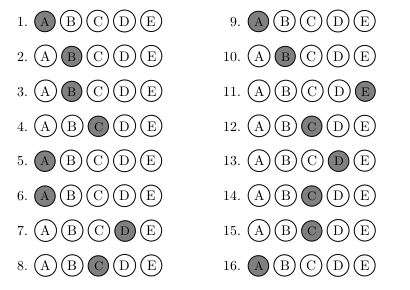
#> input picture exam_mc.png, 410 x 290 px
$ python scan.py   (older library calls are emulated)
#> lines starting #> are read from the running program, lines starting #| are printed output that depends on the picture; after the words box and inside, x2 and y2 are one past the last pixel; in counts of white or black regions, pixels touching at a corner belong together
import cv2
import imutils
import argparse
import numpy as np
from PIL import Image
from imutils import contours

# img = Image.open("exam.png")
# # dimensions = (start_x, start_y, end_x, end_y)
# dimensions = (220, 530, 630, 820)
# img2 = img.crop(dimensions)
# img2.save("exam_mc.png")

# define the answer key which maps the question number
# to the correct answer
ANSWER_KEY = {
        0: 1,
        1: 4,
        2: 0,
        3: 3,
        4: 1,
        5: 1,
        6: 1,
        7: 4,
        8: 0,
        9: 3,
        10: 1,
        11: 0,
        12: 2,
        13: 2,
        14: 0,
        15: 3,
        16: 1,
        17: 4,
        18: 3,
        }

image = cv2.imread("exam_mc.png")
#> image is the input picture: shape (290, 410, 3); min 0, max 255, mean 234.2
gray = cv2.cvtColor(image, cv2.COLOR_BGR2GRAY)
blurred = cv2.GaussianBlur(gray, (5, 5), 0)
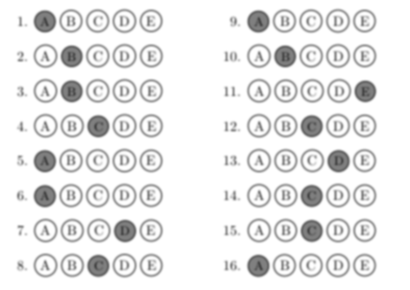
#> blurred: shape (290, 410); min 71, max 255, mean 234.2
edged = cv2.Canny(blurred, 75, 200)
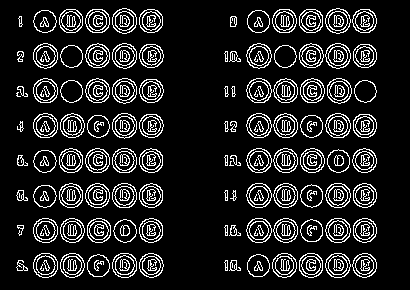
#> edged: shape (290, 410); 13.3% white in thin lines or dots, all inside (x1, y1, x2, y2) = (16, 8, 377, 278)
# cv2.imwrite('output.png',edged)

# find contours in the edge map, then initialize
# the contour that corresponds to the document
cnts = cv2.findContours(edged.copy(), cv2.RETR_EXTERNAL,
        cv2.CHAIN_APPROX_SIMPLE)
#> cnts = 105 contours, 5 with area under 20; largest, box (x1, y1, x2, y2) and area: (325, 43, 351, 69) 488, (325, 8, 351, 34) 487, (325, 113, 351, 138) 480, (112, 113, 137, 139) 480, (112, 78, 137, 104) 480
cnts = cnts[0] if imutils.is_cv2() else cnts[1]

# apply Otsu's thresholding method to binarize the warped
# piece of paper
thresh = cv2.threshold(gray, 0, 255,
        cv2.THRESH_BINARY_INV | cv2.THRESH_OTSU)[1]
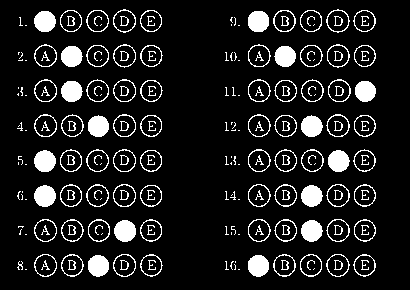
#> thresh: shape (290, 410); 11.8% white; 214 white regions (69 under 20 px)
# cv2.imwrite('output.png',thresh)

# find contours in the thresholded image, then initialize
# the list of contours that correspond to questions
cnts = cv2.findContours(thresh.copy(), cv2.RETR_EXTERNAL,
        cv2.CHAIN_APPROX_SIMPLE)
#> cnts = 139 contours, 59 with area under 20; largest, box (x1, y1, x2, y2) and area: (113, 184, 136, 207) 394, (326, 9, 350, 33) 393, (113, 254, 136, 277) 391, (327, 44, 350, 68) 391, (326, 114, 350, 137) 390
cnts = cnts[0] if imutils.is_cv2() else cnts[1]
questionCnts = []

# loop over the contours
for c in cnts:
        # compute the bounding box of the contour, then use the
        # bounding box to derive the aspect ratio
        (x, y, w, h) = cv2.boundingRect(c)
        ar = w / float(h)

        # in order to label the contour as a question, region
        # should be sufficiently wide, sufficiently tall, and
        # have an aspect ratio approximately equal to 1
        if w >= 20 and h >= 20 and ar >= 0.9 and ar <= 1.1:
                questionCnts.append(c)
#> this loop made 139 passes
#> (x, y, w, h, ar) on passes 3, 5, 6, 7, 8, 9, 10, 11, 12, 13, 14, 15: (234, 264, 2, 6, 0.333), (230, 261, 4, 9, 0.444), (225, 261, 4, 9, 0.444), (17, 261, 6, 9, 0.667), (248, 255, 21, 22, 0.955), (88, 255, 21, 22, 0.955), (353, 254, 23, 23, 1), (326, 254, 24, 23, 1.04), (300, 254, 22, 23, 0.957), (273, 254, 23, 23, 1), (140, 254, 23, 23, 1), (113, 254, 23, 23, 1)
#> (c, x, y, w, h, ar) on passes 1, 2, 4, 18, 19, 20: ([[238, 269], [239, 269]], 238, 269, 2, 1, 2), ([[25, 269], [26, 269]], 25, 269, 2, 1, 2), ([[235, 261], [235, 262]], 235, 261, 1, 2, 0.5), ([[238, 234], [239, 234]], 238, 234, 2, 1, 2), ([[25, 234], [26, 234]], 25, 234, 2, 1, 2), ([[231, 232], [231, 234]], 231, 232, 1, 3, 0.333)
#> after the loop, questionCnts = 80 contours; largest, box (x1, y1, x2, y2) and area: (113, 184, 136, 207) 394, (326, 9, 350, 33) 393, (113, 254, 136, 277) 391, (327, 44, 350, 68) 391, (326, 114, 350, 137) 390

# sort the question contours top-to-bottom, then initialize
# the total number of correct answers
questionCnts = contours.sort_contours(questionCnts,
        method="top-to-bottom")[0]
#> questionCnts = 80 contours; largest, box (x1, y1, x2, y2) and area: (113, 184, 136, 207) 394, (326, 9, 350, 33) 393, (327, 44, 350, 68) 391, (113, 254, 136, 277) 391, (326, 114, 350, 137) 390
correct = 0

# each question has 5 possible answers, to loop over the
# question in batches of 5
for (q, i) in enumerate(np.arange(0, len(questionCnts), 5)):
        # sort the contours for the current question from
        # left to right, then initialize the index of the
        # bubbled answer
        cnts = contours.sort_contours(questionCnts[i:i + 5])[0]
        bubbled = None
        	# loop over the sorted contours

        for (j, c) in enumerate(cnts):
                # construct a mask that reveals only the current
                # "bubble" for the question
                mask = np.zeros(thresh.shape, dtype="uint8")
                cv2.drawContours(mask, [c], -1, 255, -1)

                # apply the mask to the thresholded image, then
                # count the number of non-zero pixels in the
                # bubble area
                mask = cv2.bitwise_and(thresh, thresh, mask=mask)
                total = cv2.countNonZero(mask)

                # if the current total has a larger number of total
                # non-zero pixels, then we are examining the currently
                # bubbled-in answer
                if bubbled is None or total > bubbled[0]:
                        bubbled = (total, j)

                # initialize the contour color and the index of the
                # *correct* answer
                color = (0, 0, 255)
                k = ANSWER_KEY[q]

                # check to see if the bubbled answer is correct
                if k == bubbled[1]:
                        color = (0, 255, 0)
                        correct += 1

                # draw the outline of the correct answer on the test
                cv2.drawContours(image, [cnts[k]], -1, color, 3)
#> this loop made 16 passes
#> i on passes 1 to 12: 0, 5, 10, 15, 20, 25, 30, 35, 40, 45, 50, 55
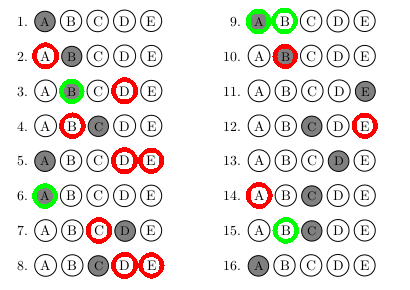
#> image: shape (290, 410, 3); 4.12% of pixels changed, all inside (x1, y1, x2, y2) = (32, 8, 378, 279)
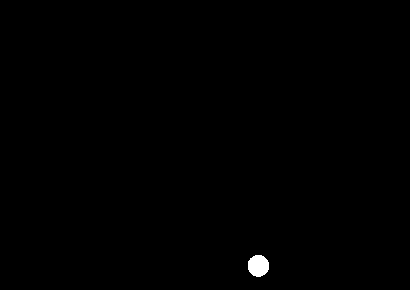
#> mask: shape (290, 410); 0.31% white; 1 white region, box (x1, y1, x2, y2) and area: (248, 255, 269, 277) 369
#> after the loop, correct = 25

print(len(cnts))
#| 5
contoured = cv2.drawContours(thresh, questionCnts[0:5], -1, (128,155,0), 3)
cv2.imwrite('output.png',image)
# print(questionCnts[0])

$ run again, with exam.png copied over exam_mc.png
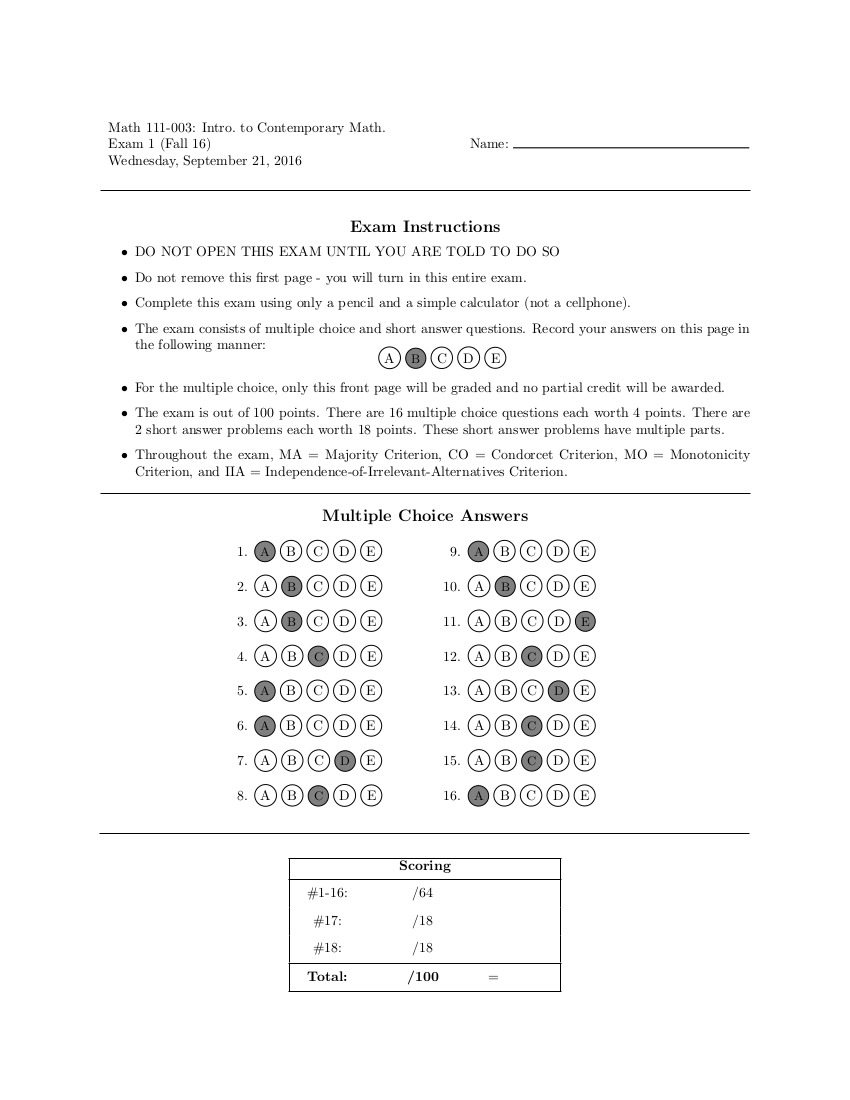
#> input picture exam.png, 850 x 1100 px
#> image is the input picture: shape (1100, 850, 3); min 0, max 255, mean 248.1
#> `edged = cv2.Canny(blurred, 75, 200)`:
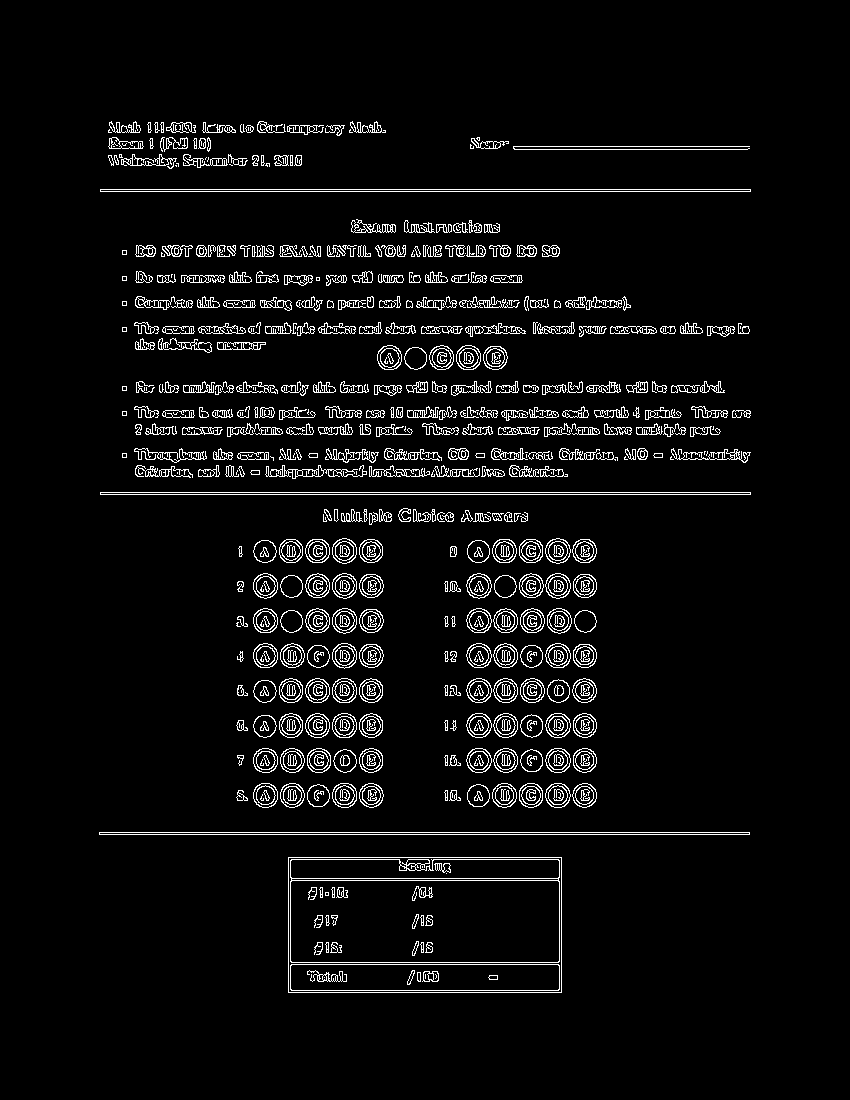
#> edged: shape (1100, 850); 5% white in thin lines or dots, all inside (x1, y1, x2, y2) = (99, 121, 751, 993)
#> `cnts = cv2.findContours(edged.copy(), cv2.RETR_EXTERNAL, cv2.CHAIN_APP..`: cnts = 418 contours, 101 with area under 20; largest, box (x1, y1, x2, y2) and area: (288, 857, 562, 993) 36855, (99, 832, 750, 835) 1300, (100, 492, 751, 495) 1300, (100, 189, 751, 192) 1300, (545, 573, 571, 599) 488
#> thresh: shape (1100, 850); 3.8% white in thin lines or dots, all inside (x1, y1, x2, y2) = (99, 122, 751, 992)
#> `cnts = cv2.findContours(thresh.copy(), cv2.RETR_EXTERNAL, cv2.CHAIN_AP..`: cnts = 1473 contours, 1357 with area under 20; largest, box (x1, y1, x2, y2) and area: (288, 858, 562, 992) 36049, (333, 714, 356, 737) 393, (546, 539, 570, 563) 393, (333, 784, 356, 807) 391, (547, 574, 570, 598) 391
#> the loop `for c in cnts:` made 1473 passes
#> (x, y, w, h, ar) on passes 1, 5, 7: (288, 858, 274, 134, 2.04), (454, 794, 2, 6, 0.333), (450, 791, 4, 9, 0.444)
#> after the loop `for c in cnts:`: questionCnts = 85 contours; largest, box (x1, y1, x2, y2) and area: (333, 714, 356, 737) 393, (546, 539, 570, 563) 393, (333, 784, 356, 807) 391, (547, 574, 570, 598) 391, (546, 644, 570, 667) 390
#> `questionCnts = contours.sort_contours(questionCnts, method="top-to-bot..`: questionCnts = 85 contours; largest, box (x1, y1, x2, y2) and area: (546, 539, 570, 563) 393, (333, 714, 356, 737) 393, (547, 574, 570, 598) 391, (333, 784, 356, 807) 391, (546, 644, 570, 667) 390
#> the loop `for (q, i) in enumerate(np.arange(0, len(questionCnts), 5)):` made 17 passes
#> i on passes 1 to 8: 0, 5, 10, 15, 20, 25, 30, 35
#> after the loop `for (q, i) in enumerate(np.arange(0, len(questionCnts), 5)):`:
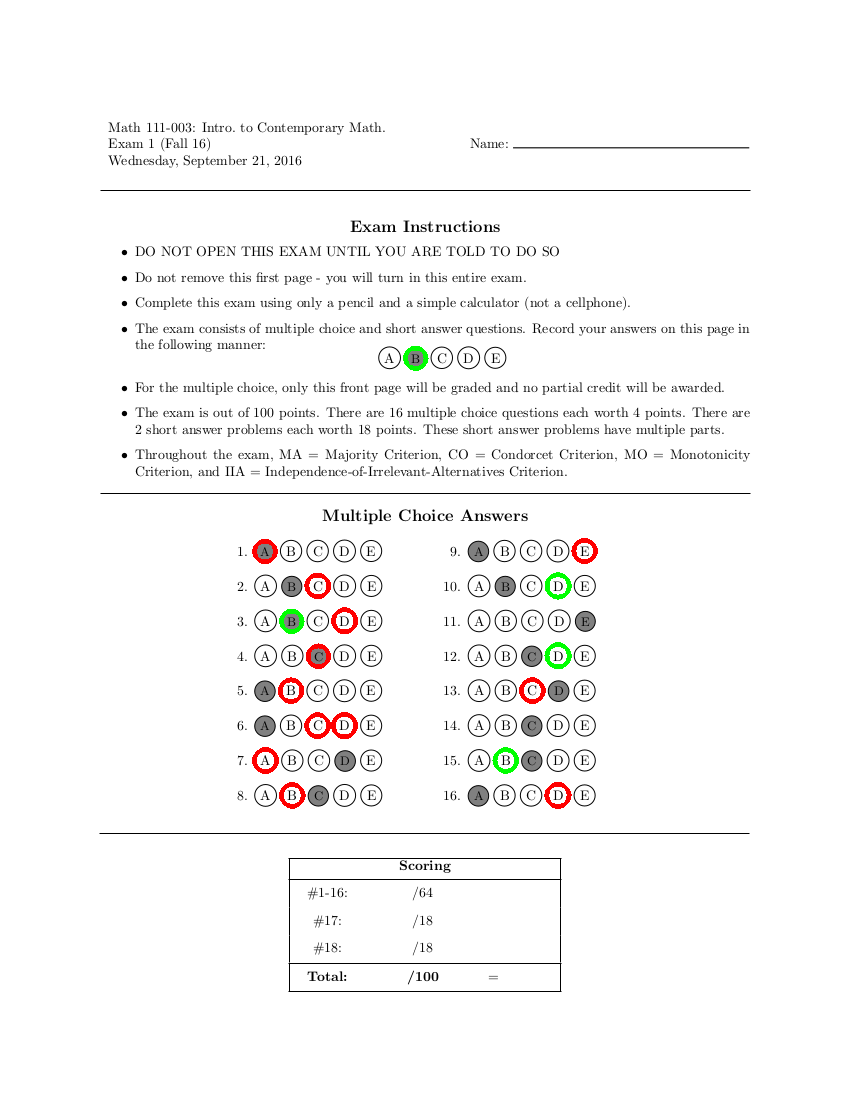
#> image: shape (1100, 850, 3); 0.56% of pixels changed, all inside (x1, y1, x2, y2) = (252, 346, 598, 809)
#> after the loop `for (q, i) in enumerate(np.arange(0, len(questionCnts), 5)):`: correct = 28
#| 5
